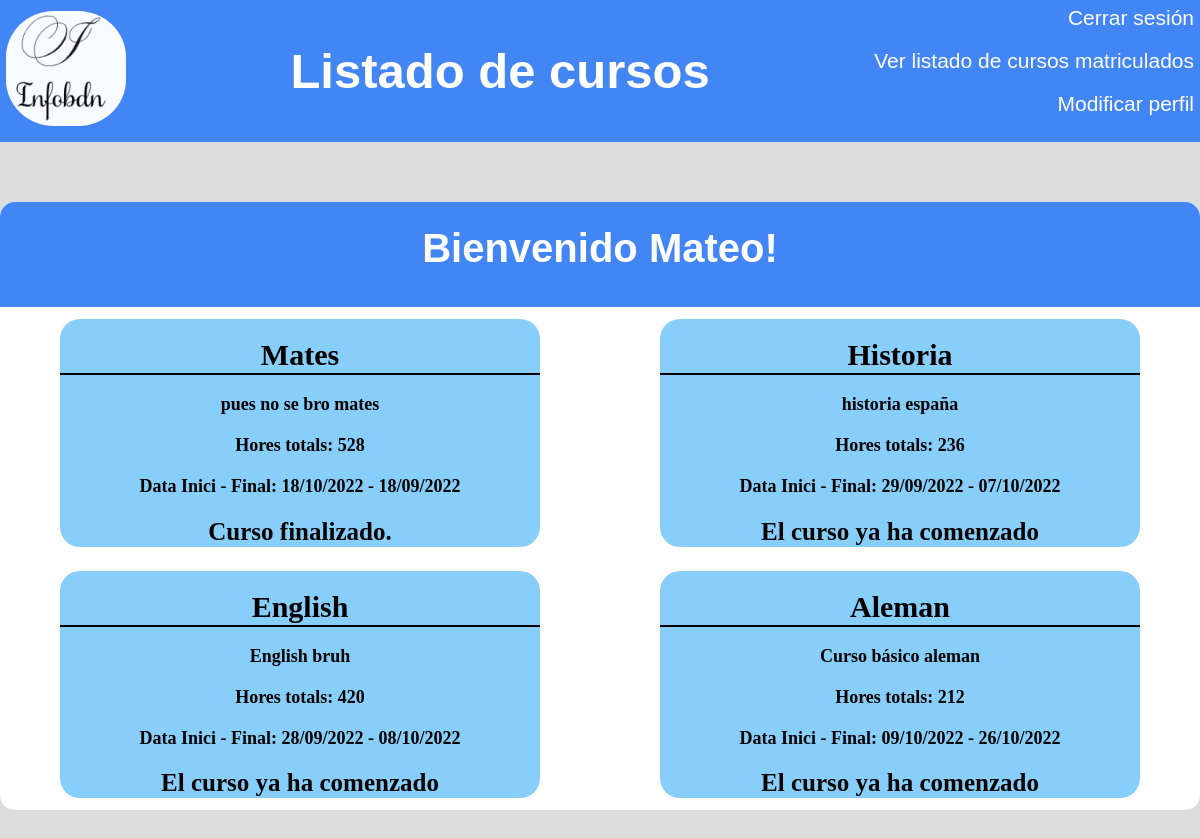
Before: /inicioalumnos.php (signed in) with the older database file.
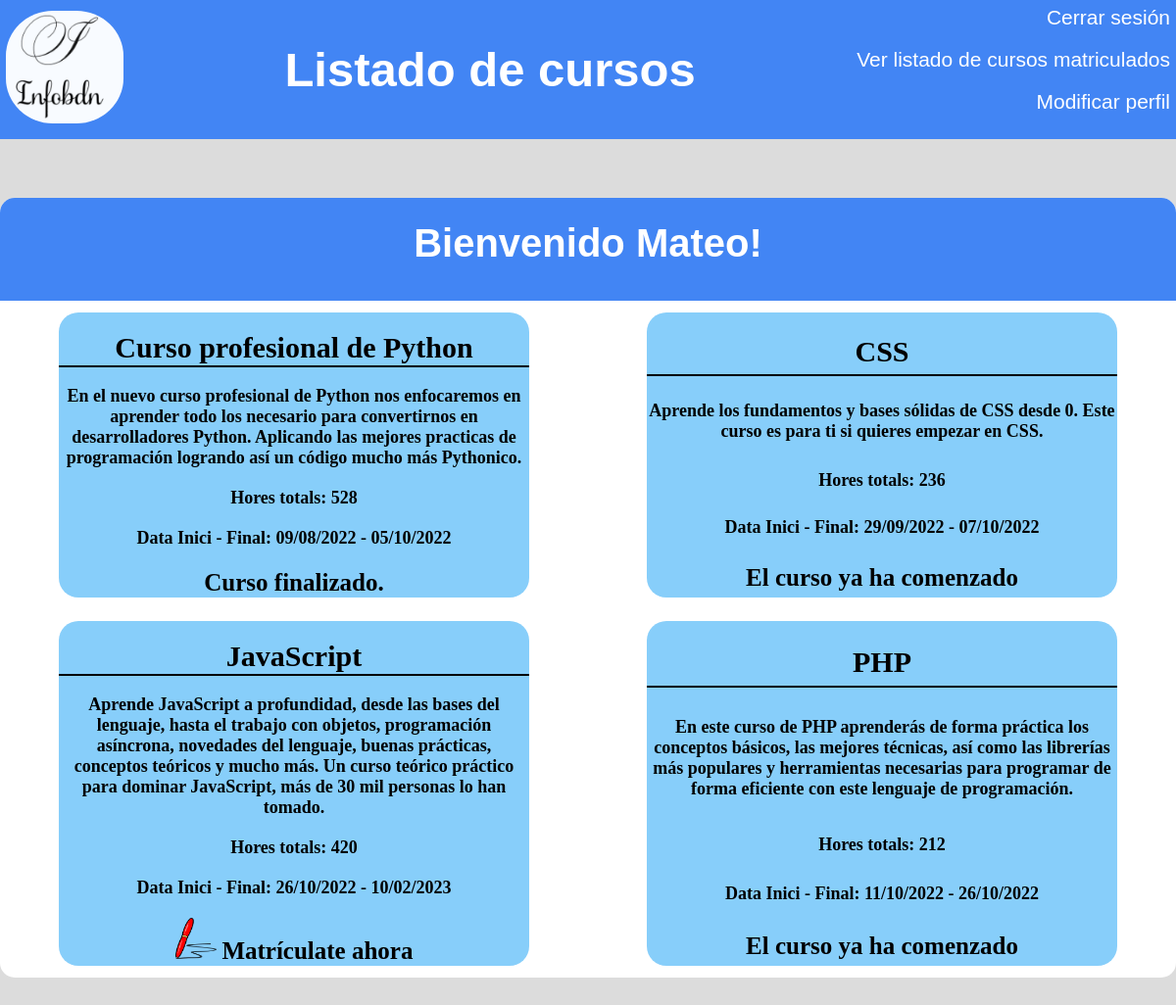
After: the same page with the newer database file.
### tables this page shows
CREATE TABLE `cursos` (
  `Codi` int(11) NOT NULL,
  `Nom` varchar(255) NOT NULL,
  `Descripcio` varchar(1024) NOT NULL,
  `Hores_Duracio` int(10) NOT NULL,
  `Data_Inici` date NOT NULL,
  `Data_Final` date NOT NULL,
  `DNI` varchar(9) NOT NULL,
  `Activado` tinyint(1) NOT NULL DEFAULT 1
);

### funciones.php (the view, shortened to what this page needs)
<?php
function conectar() {
    try {
        $servername = "localhost";
        $database = "infobdn";
        $username = "root";
        $conn = mysqli_connect($servername, $username,"", $database);
        return $conn;
    } catch(Exception $ex) {
        echo "<p class=errorsql>Fallo al conectar a la base de datos</p>";
        echo '<meta http-equiv="refresh" content="2;url=index.php" />';
    }
}
function validar($rol) {
    if($rol == 0) {
        return 0;
    }
    else if($rol == 1) {
        return 1 ;
    }
    else if($rol == 2) {
        return 2;
    }
}
            ?>
                <?php
function listarCursosDisponibles($email) {
    try {
        $conn = conectar();
        $query = "SELECT Codi,Nom,Descripcio,Hores_Duracio,Data_Inici,Data_Final FROM cursos WHERE Activado = 1";
        $result = mysqli_query($conn,$query);
        $today = date("Y-m-d");
        echo "<div class=cursos>";
        while($array = mysqli_fetch_array($result,MYSQLI_ASSOC)) {
            echo "<table cellspacing=0>";
            echo "<tbody>";
            $fechaInicio = date("d/m/Y", strtotime($array["Data_Inici"]));
            $fechaFinal = date("d/m/Y", strtotime($array["Data_Final"]));
            echo "<tr>";
            echo "<td class=nombre>".$array['Nom']."</td>";
            echo "</tr>";
            echo "<tr>";
            echo "<td>".$array['Descripcio']."</td>";
            echo "</tr>";
            echo "<tr>";
            echo "<td>Hores totals: ".$array['Hores_Duracio']."</td>";
            echo "</tr>";
            echo "<tr>";
            echo "<td>Data Inici - Final: $fechaInicio - $fechaFinal</td>";
            echo "</tr>";
            $query = "SELECT DNI FROM alumnes WHERE Email = '$email'";
            $row = mysqli_fetch_row(mysqli_query($conn,$query));
            $dni = $row[0];
            $query = "SELECT * FROM matricula WHERE DNI = '$dni' AND Codi = '".$array['Codi']."' ";
            if(mysqli_num_rows(mysqli_query($conn,$query)) == 0) {
                if($array['Data_Inici'] > $today) {
                    echo "<td class=info> <a href=matricularse.php?codi=".$array['Codi']." > <img src='img/matricula.png' style='width:42px;height:42px;'> </img></a>Matrículate ahora </td>";
                }
                else {
                    echo "<td class=info>El curso ya ha comenzado</td>";
                }
            }
            else if(mysqli_num_rows(mysqli_query($conn,$query)) == 1) {
                if($array['Data_Final'] > $today) {
                    echo "<td> <a href=desmatricularse.php?codi=".$array['Codi']." > <img src='img/cross.png' style='width:42px;height:42px;'> </img></a>Desmatricularse </td>";
                }
                else {
                    echo "<td class=info>Curso finalizado.</td>";
                }
            }
        }
        echo "</div>";
    } catch(Exception $ex) {
        echo "<p class=errorsql>Fallo al ejecutar la consulta</p>";
        echo '<meta http-equiv="refresh" content="2;url=index.php" />';
    }
}
        ?>

### inicioalumnos.php (shortened to what this page needs)
<!DOCTYPE html>
<html>
  <head>
    <link rel="stylesheet" type="text/css" href="stylesheets/cursos_matriculados.css">
  </head>
    <body>
    <?php
        include("funciones.php");
        if($_SESSION) {
          if(validar($_SESSION['rol']) == 2) {
            ?>
            <header>
              <h1 class="inicio">Listado de cursos</h1>
              <a href="index.php" class="foto" ><img class="logo" src="img/logo.png" alt="logo"></img></a>
              <nav class="menu">
                <ul>
                  <li><a href="sortir.php">Cerrar sesión</a></li>
                  <li><a href="cursos_matriculados.php">Ver listado de cursos matriculados</a></li>
                  <li><a href="modificar_alumno.php"class="mod_prof"> Modificar perfil</a></li>
                </ul>
              </nav>
            </header>
            <div id="tabla">
            <h1 class="bienvenida" >Bienvenido <?php echo $_SESSION['nombre'];?>!</h1><?php
            listarCursosDisponibles($_SESSION['email']);
          }
          else {
            echo "Solo los profesores pueden ver esta página";
            echo "<meta http-equiv=refresh content='2; url=inicioprofesores.php'>";
          }
        }
        else {
          echo "Debes iniciar sesión primero!";
          echo "<meta http-equiv=refresh content='2; url=index.php'>";
        }
    ?>
    </body>
</html>

### stylesheets/cursos_matriculados.css (style rules this page uses)
body { margin: 0; background-color: gainsboro; }
header { display:grid; grid-template-columns:120px 2fr max-content; grid-template-rows:1; background-color: #4285f4; padding:0.5%; margin-bottom:5%; }
.inicio { grid-column-start:2; grid-row-start:1; align-self:center; justify-self: center; font-size:calc(13px + 3vw); font-family: Impact, Haettenschweiler,'Arial Narrow Bold', sans-serif; color:white; text-align:center; margin:0px 0px 0px 0px; }
nav { grid-column-start:3; grid-row-start:0; align-self: end; justify-self:center; }
ul { list-style-type: none; margin: 0; padding: 0; text-align:right; }
li { margin-bottom:6%; }
a { color: white; font-family: Impact, Haettenschweiler, 'Arial Narrow Bold', sans-serif; text-decoration: none; font-size:calc(9px + 1vw); }
.foto { align-self:center; }
.logo { grid-column-start: 1; grid-row-start: 1; place-self:center; width:100%; border-radius:40%; }
#tabla { background-color: white; display: grid; grid-template-columns:1fr; grid-template-rows:max-content 1fr; width: 100%; max-width:80em; margin:0 auto; padding-top:0; border-radius:15px; margin-bottom:5%; }
.bienvenida { grid-row-start:1; place-self: start center; text-align:center; font-family:'Franklin Gothic Medium','Arial Narrow', Arial, sans-serif; color:white; font-size: 40px; background-color:#4285f4; margin:0 auto; width:100%; max-width:80em; padding-bottom:3%; padding-top:2%; border-top-left-radius:15px; border-top-right-radius: 15px; }
.cursos { display:flex; flex-wrap:wrap; width:100%; flex-direction: row; }
table { width:50%; grid-row:2; margin:1% 5% 1% 5%; background-color: lightskyblue; border-radius:20px; font-weight:bold; font-size:18px; flex:0 40%; }
tr { text-align:center; }
td { padding-top:4%; }
.nombre { font-size:30px; width:80%; border-bottom: 2px solid black; }
.info { font-size:25px; }

Changed rows visible on the page:
changed cursos: Nom "Mates" → "Curso profesional de Python"; Descripcio "pues no se bro mates" → "En el nuevo curso profesional de Python nos enfocaremos en aprender todo los necesario para convertirnos en desarrolladores Python. Aplicando las mejores practicas de programación logrando así un código mucho más Pythonico."; Data_Inici "18/10/2022" → "09/08/2022"; Data_Final "18/09/2022" → "05/10/2022"
changed cursos: Nom "Historia" → "CSS"; Descripcio "historia españa" → "Aprende los fundamentos y bases sólidas de CSS desde 0. Este curso es para ti si quieres empezar en CSS."
changed cursos: Nom "English" → "JavaScript"; Descripcio "English bruh" → "Aprende JavaScript a profundidad, desde las bases del lenguaje, hasta el trabajo con objetos, programación asíncrona, novedades del lenguaje, buenas prácticas, conceptos teóricos y mucho más. Un curso teórico práctico para dominar JavaScript, más de 30 mil personas lo han tomado."; Data_Inici "28/09/2022" → "26/10/2022"; Data_Final "08/10/2022" → "10/02/2023"; Data_Inici: picture added; Data_Inici "El curso ya ha comenzado" → "Matrículate ahora"
changed cursos: Nom "Aleman" → "PHP"; Descripcio "Curso básico aleman" → "En este curso de PHP aprenderás de forma práctica los conceptos básicos, las mejores técnicas, así como las librerías más populares y herramientas necesarias para programar de forma eficiente con este lenguaje de programación."; Data_Inici "09/10/2022" → "11/10/2022"
